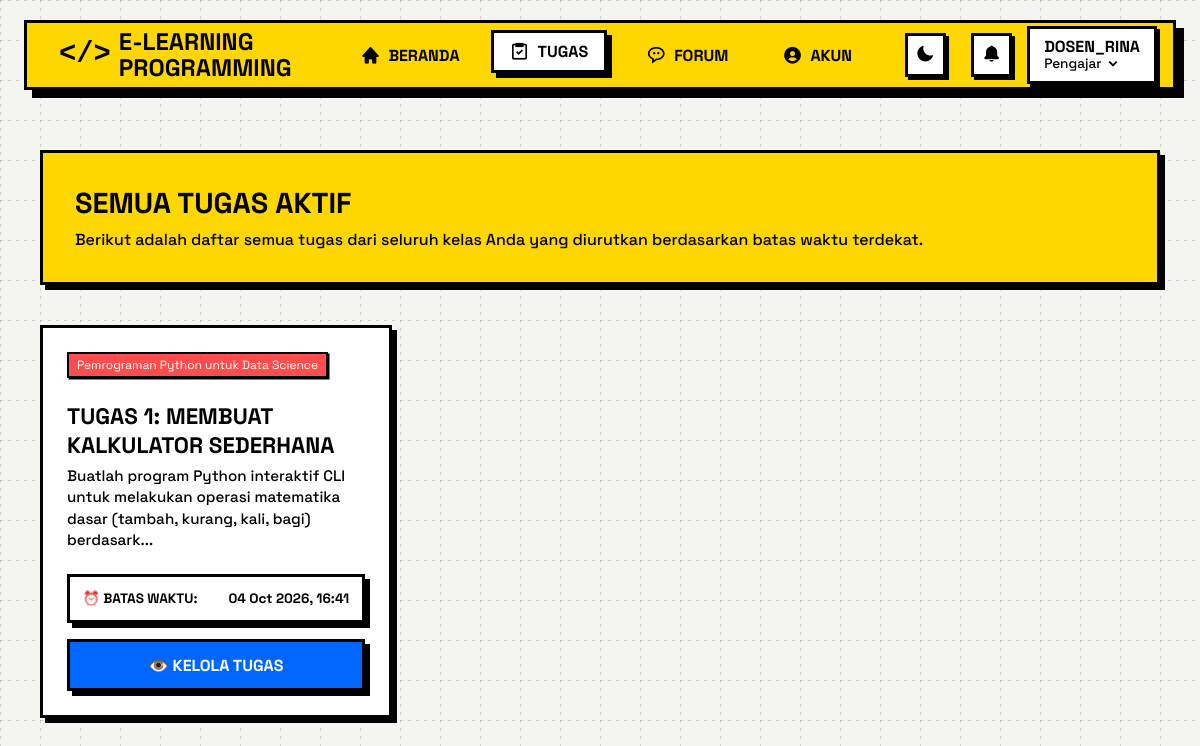
The app's page /tugas_global.php (signed in) with its own data.
### tables this page shows
CREATE TABLE tb_tugas (
    id_tugas INT AUTO_INCREMENT PRIMARY KEY, 
    id_kelas INT, 
    judul_tugas VARCHAR(150), 
    deskripsi TEXT, 
    file_tugas VARCHAR(255),
    deadline DATETIME,
    FOREIGN KEY (id_kelas) REFERENCES tb_kelas(id_kelas) ON DELETE CASCADE
);

CREATE TABLE tb_kelas (
    id_kelas INT AUTO_INCREMENT PRIMARY KEY, 
    nama_kelas VARCHAR(100), 
    deskripsi TEXT, 
    nidn VARCHAR(20),
    FOREIGN KEY (nidn) REFERENCES tb_pengajar(nidn) ON DELETE SET NULL
);

### tugas_global.php (the view, shortened to what this page needs)
<?php
require_once 'includes/koneksi.php';
$id_user = $_SESSION['id_user'];
$role = $_SESSION['role'];
$tugas_list = [];
try {
    if (strtolower($role) === 'murid') {
        $stmt_nim = $pdo->prepare("SELECT nim FROM tb_murid WHERE id_user = :id_user");
        $stmt_nim->execute(['id_user' => $id_user]);
        $mhs = $stmt_nim->fetch();
        if ($mhs) {
            $nim_yang_didapat = $mhs['nim'];
            $sql = "
                SELECT t.id_tugas, t.judul_tugas, t.deskripsi, t.deadline, k.id_kelas, k.nama_kelas, p.nama_pengajar
                FROM tb_tugas t
                JOIN tb_kelas k ON t.id_kelas = k.id_kelas
                JOIN tb_peserta_kelas pk ON k.id_kelas = pk.id_kelas
                LEFT JOIN tb_pengajar p ON k.nidn = p.nidn
                WHERE pk.nim = :nim
                  AND t.id_tugas NOT IN (SELECT id_tugas FROM tb_submission WHERE nim = pk.nim)
                ORDER BY t.deadline ASC
            ";
            $stmt = $pdo->prepare($sql);
            $stmt->execute(['nim' => $nim_yang_didapat]);
            $tugas_list = $stmt->fetchAll();
        }
    } elseif ($role === 'Pengajar') {
        $sql = "
            SELECT t.id_tugas, t.judul_tugas, t.deskripsi, t.deadline, k.id_kelas, k.nama_kelas
            FROM tb_tugas t
            JOIN tb_kelas k ON t.id_kelas = k.id_kelas
            JOIN tb_pengajar p ON k.nidn = p.nidn
            WHERE p.id_user = :id_user
            ORDER BY t.deadline ASC
        ";
        $stmt = $pdo->prepare($sql);
        $stmt->execute(['id_user' => $id_user]);
        $tugas_list = $stmt->fetchAll();
    }
} catch (PDOException $e) {
    die("Terjadi kesalahan pada query: " . $e->getMessage());
}
?>
<!DOCTYPE html>
<html lang="id">
<head>
    <link rel="stylesheet" href="assets/css/style.css?v=<?= filemtime('assets/css/style.css') ?>">
<link href='https://unpkg.com/boxicons@2.1.4/css/boxicons.min.css' rel='stylesheet'>
</head>
<body>
<?php include 'includes/navbar.php'; ?>
<div class="neo-main-content">
    <main class="neo-layout-container">
        <div class="neo-content-inner">
            <div class="neo-box" style="background-color: #FFD700; color: #000; padding: 2rem; margin-bottom: 2.5rem;">
                <h2 style="font-size: 1.8rem; font-weight: 800; text-transform: uppercase; margin-bottom: 0.5rem;">Semua Tugas Aktif</h2>
                <p style="font-size: 1rem; font-weight: 500;">Berikut adalah daftar semua tugas dari seluruh kelas Anda yang diurutkan berdasarkan batas waktu terdekat.</p>
            </div>
            <?php if (count($tugas_list) > 0): ?>
                    <div class="neo-grid">
                        <?php foreach ($tugas_list as $t): ?>
                            <?php
                            $deadline_date = !empty($t['deadline']) ? new DateTime($t['deadline']) : null;
                            $now = new DateTime();
                            $is_overdue = $deadline_date && $deadline_date < $now;
                            ?>
                            <div class="neo-card" style="border: 3px solid var(--border); display: flex; flex-direction: column; justify-content: space-between;">
                                <div>
                                    <span class="neo-role-badge" style="background-color: var(--primary); color: #FFF; border: 2px solid var(--border); font-size: 0.75rem; padding: 0.2rem 0.5rem; margin-bottom: 1rem; display: inline-block; box-shadow: 1.5px 1.5px 0px var(--border);"><?= htmlspecialchars($t['nama_kelas']) ?></span>
                                    <h3 class="neo-card-title" style="margin-top: 0.5rem; font-size: 1.4rem; font-weight: 800;"><?= htmlspecialchars($t['judul_tugas']) ?></h3>
                                    <p style="font-size: 0.95rem; font-weight: 500; margin-bottom: 1.5rem; color: var(--card-foreground); line-height: 1.4;">
                                        <?= htmlspecialchars(mb_strimwidth($t['deskripsi'] ?? 'Tidak ada deskripsi.', 0, 120, "...")) ?>
                                    </p>
                                </div>
                                <div>
                                    <div class="neo-box" style="background-color: <?= $is_overdue ? 'var(--primary)' : 'var(--card)' ?>; color: <?= $is_overdue ? '#FFF' : 'var(--foreground)' ?>; padding: 0.8rem; border: 3px solid var(--border); box-shadow: var(--shadow-offset-x) var(--shadow-offset-y) var(--shadow-blur) var(--shadow-color); font-size: 0.85rem; font-weight: 800; margin-bottom: 1rem; display: flex; justify-content: space-between; align-items: center;">
                                        <span>⏰ BATAS WAKTU:</span>
                                        <span><?= $deadline_date ? $deadline_date->format('d M Y, H:i') : 'Tanpa Batas' ?></span>
                                    </div>
                                    <a href="kelas_detail.php?id=<?= htmlspecialchars($t['id_kelas']) ?>" class="neo-btn neo-box" style="text-decoration: none; display: block; box-sizing: border-box;">
                                        <?= strtolower($role) === 'murid' ? '🏁 Kerjakan Tugas' : '👁️ Kelola Tugas' ?>
                                    </a>
                                </div>
                            </div>
                        <?php endforeach; ?>
                    </div>
                <?php endif; ?>
        </div>
    </main>
</div>
</body>
</html>

### assets/css/style.css (style rules this page uses)
:root { --background: #F4F4F0; --foreground: #000000; --card: #ffffff; --card-foreground: #000000; --primary: #FF4C4C; --primary-foreground: #ffffff; --secondary: #FFD700; --secondary-foreground: #000000; --accent: #0066ff; --accent-foreground: #ffffff; --border: #000000; --muted: #e0e0e0; --muted-foreground: #333333; --radius: 0px; --shadow-offset-x: 5px; --shadow-offset-y: 5px; --shadow-blur: 0px; --shadow-color: #000000; --border-width: 3px; --sidebar-width: 260px; }
* { box-sizing: border-box; margin: 0; padding: 0; }
html { scroll-behavior: smooth; }
body { background-color: var(--background); font-family: 'Space Grotesk', sans-serif; color: var(--foreground); position: relative; z-index: 0; }
body::before { content: ""; position: fixed; inset: 0; z-index: -1; pointer-events: none; background-image: linear-gradient(to right, rgba(0, 0, 0, 0.15) 1px, transparent 1px), linear-gradient(to bottom, rgba(0, 0, 0, 0.15) 1px, transparent 1px); background-size: 20px 20px; background-position: 0 0, 0 0; -webkit-mask-image: repeating-linear-gradient(to right, black 0px, black 3px, transparent 3px, transparent 8px), repeating-linear-gradient(to bottom, black 0px, black 3px, transparent 3px, transparent 8px); -webkit-mask-composite: source-in; mask-image: repeating-linear-gradient(to right, black 0px, black 3px, transparent 3px, transparent 8px), repeating-linear-gradient(to bottom, black 0px, black 3px, transparent 3px, transparent 8px); mask-composite: intersect; }
.neo-layout-container { padding: 2.5rem; max-width: 1400px; margin: 0 auto; min-height: calc(100vh - 120px); }
.neo-box { border: var(--border-width) solid var(--border); box-shadow: var(--shadow-offset-x) var(--shadow-offset-y) var(--shadow-blur) var(--shadow-color); transition: all 0.15s ease-in-out; }
.neo-btn { display: inline-block; width: 100%; padding: 0.8rem 1rem; font-family: inherit; font-size: 1rem; font-weight: 800; text-align: center; background-color: var(--accent); color: var(--accent-foreground); cursor: pointer; text-transform: uppercase; }
.neo-grid { display: grid; grid-template-columns: repeat(auto-fill, minmax(300px, 1fr)); gap: 2rem; max-width: 100%; }
.neo-card { background-color: var(--card); color: var(--card-foreground); padding: 1.5rem; display: flex; flex-direction: column; justify-content: space-between; border: var(--border-width) solid var(--border); box-shadow: var(--shadow-offset-x) var(--shadow-offset-y) var(--shadow-blur) var(--shadow-color); transition: all 0.15s ease-in-out; text-decoration: none; }
.neo-card-title { font-size: 1.3rem; font-weight: 800; text-transform: uppercase; margin-bottom: 0.3rem; }
.neo-container, .neo-card, .neo-summary-card, .neo-alert-success, .neo-alert-error { animation: brutalPop 0.4s cubic-bezier(0.175, 0.885, 0.32, 1.275) forwards; }

### records on screen
tb_tugas: id_kelas.nama_kelas "Pemrograman Python untuk Data Science", judul_tugas "TUGAS 1: MEMBUAT KALKULATOR SEDERHANA", deskripsi "Buatlah program Python interaktif CLI untuk melakukan operasi matematika dasar (tambah, kurang, kali, bagi) berdasark...", deadline "04 Oct 2026, 16:41"

### other values on screen
$username "DOSEN_RINA"
$role "Pengajar"
